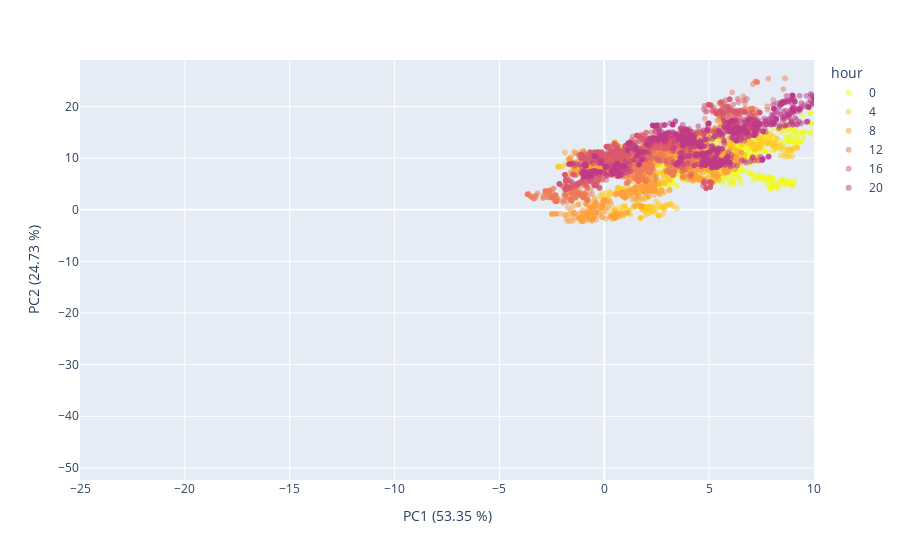
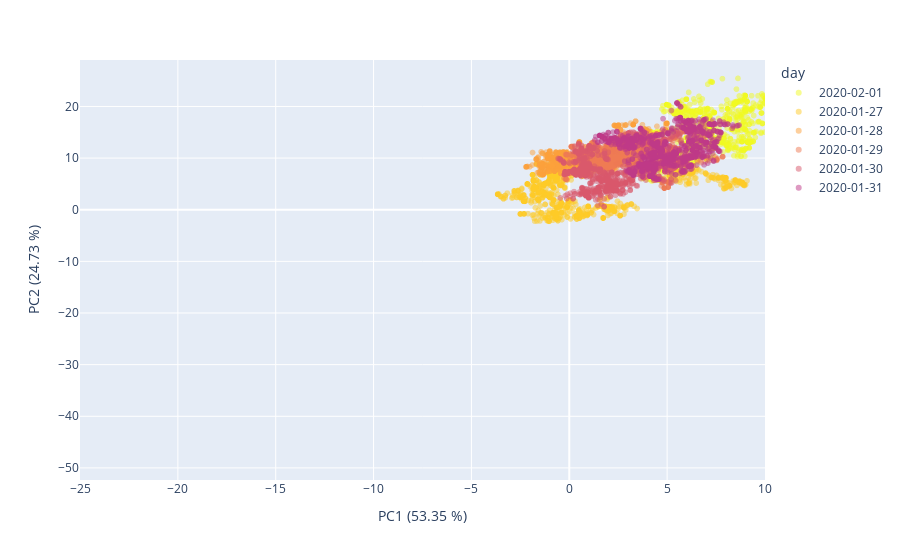

The cell these charts' notebook holds for them, in order:
### Markdown cell above
We build another PCA just to visually investigate the effect on no occupant data.

### Code cell
n_new_components = 2

if PANDAS:
    # new PCA on same dataset without 
    #transformed_data_without_first_component = pca_no_occupants.copy()
    # new PCA on filtered data
    transformed_data_without_first_component = pca_no_occupants[visual_days].copy()
    
    # removing first component of PCA by setting it to zero
    transformed_data_without_first_component[:,0] = 0

    # reprojecting data in original space without first component
    pca_after_corr = sklearn.decomposition.PCA(n_components=n_new_components)
    inv_transf = pca.inverse_transform(transformed_data_without_first_component)

    visual_data = pca_after_corr.fit_transform(inv_transf)
    var_new_proj = pca_after_corr.explained_variance_ratio_

if SPARK:
    # unzipping vectors inside the single column to multiple columns
    pca_no_occupants_unzipped = pca_no_occupants.withColumn("feature", vector_to_array("pcaFeatures")).select(["timestamp"]+[col("feature")[i] for i in range(n_components)])
    
    # zero-ing the first component of the pca, to remove it from re-projection in the original space
    pca_no_occupants_unzipped = pca_no_occupants_unzipped.withColumn('feature[0]',lit(0))
    
    # re-zipping features into single column
    invert_columns_to_convert = pca_no_occupants_unzipped.columns
    invert_columns_to_convert.remove('timestamp')
    assembler_invert = VectorAssembler(inputCols = invert_columns_to_convert, outputCol = 'pcaFeatures')
    pca_no_occupants_zipped = assembler_invert.transform(pca_no_occupants_unzipped)
    
    # re-projecting to the original space
    inv_transf = pca.inverse_transform(pca_no_occupants_zipped)

    # Define new PCA model
    pca_after_corr = PCAWrapper(k=n_new_components, inputCol="pcaFeatures", outputCol="pcaFeatures2", centering_data=True)
    
    # Fit the model to the data
    pca_after_corr = pca_after_corr.fit(pca_no_occupants_zipped)

    # Transform the data
    visual_data = pca_after_corr.transform(pca_no_occupants_zipped).toPandas()
    visual_data = np.array(visual_data['pcaFeatures2'].tolist())

    var_new_proj = pca_after_corr.explainedVariance
    
    visual_data =visual_data[visual_days]
    

visual_data_day_df = pd.DataFrame({'PC1':visual_data[:,1], 'PC2':visual_data[:,0], 'day':pd.to_datetime(no_occupants_filtered_df['timestamp'][visual_days]).dt.date})
visual_data_hours_df = pd.DataFrame({'PC1':visual_data[:,1], 'PC2':visual_data[:,0], 'hour':pd.to_datetime(no_occupants_filtered_df['timestamp'][visual_days]).dt.hour.astype('str')})

## Plot no occupant data after environmental correction by hour
fig = px.scatter(visual_data_hours_df, x='PC1', y='PC2', color='hour', opacity=0.5, color_discrete_sequence= px.colors.sequential.Plasma_r)
fig.update_traces(marker=dict(colorscale='Viridis'), selector=dict(type='scatter'))
fig.update_layout(
    xaxis_title="PC1 ({:.2f} %)".format(var_new_proj[0]*100),
    yaxis_title="PC2 ({:.2f} %)".format(var_new_proj[1]*100),
    xaxis_range=[x_min, x_max],
    yaxis_range=[y_min, y_max] 
)
fig.show()

## Plot no occupant data after environmental correction by day
fig = px.scatter(visual_data_day_df, x='PC1', y='PC2', color='day', opacity=0.5, color_discrete_sequence= px.colors.sequential.Plasma_r)
fig.update_traces(marker=dict(colorscale='Viridis'), selector=dict(type='scatter'))
fig.update_layout(
    xaxis_title="PC1 ({:.2f} %)".format(var_new_proj[0]*100),
    yaxis_title="PC2 ({:.2f} %)".format(var_new_proj[1]*100),
    xaxis_range=[x_min, x_max],
    yaxis_range=[y_min, y_max]   
)
fig.show()

### Figure 1 — Plotly figure (JSON) as saved in the notebook; plotly's stock layout.template omitted (floating-point values rounded to 4 significant figures; data arrays with more than 128 entries replaced by an {"elided": "..."} marker saying what was removed)
{"data": [{"hovertemplate": "hour=0<br>PC1=%{x}<br>PC2=%{y}<extra></extra>", "legendgroup": "0", "marker": {"color": "#f0f921", "opacity": 0.5, "symbol": "circle"}, "mode": "markers", "name": "0", "showlegend": true, "type": "scattergl", "x": {"elided": "1080 float values"}, "xaxis": "x", "y": {"elided": "1080 float values"}, "yaxis": "y"}, {"hovertemplate": "hour=4<br>PC1=%{x}<br>PC2=%{y}<extra></extra>", "legendgroup": "4", "marker": {"color": "#fdca26", "opacity": 0.5, "symbol": "circle"}, "mode": "markers", "name": "4", "showlegend": true, "type": "scattergl", "x": {"elided": "1080 float values"}, "xaxis": "x", "y": {"elided": "1080 float values"}, "yaxis": "y"}, {"hovertemplate": "hour=8<br>PC1=%{x}<br>PC2=%{y}<extra></extra>", "legendgroup": "8", "marker": {"color": "#fb9f3a", "opacity": 0.5, "symbol": "circle"}, "mode": "markers", "name": "8", "showlegend": true, "type": "scattergl", "x": {"elided": "1080 float values"}, "xaxis": "x", "y": {"elided": "1080 float values"}, "yaxis": "y"}, {"hovertemplate": "hour=12<br>PC1=%{x}<br>PC2=%{y}<extra></extra>", "legendgroup": "12", "marker": {"color": "#ed7953", "opacity": 0.5, "symbol": "circle"}, "mode": "markers", "name": "12", "showlegend": true, "type": "scattergl", "x": {"elided": "1080 float values"}, "xaxis": "x", "y": {"elided": "1080 float values"}, "yaxis": "y"}, {"hovertemplate": "hour=16<br>PC1=%{x}<br>PC2=%{y}<extra></extra>", "legendgroup": "16", "marker": {"color": "#d8576b", "opacity": 0.5, "symbol": "circle"}, "mode": "markers", "name": "16", "showlegend": true, "type": "scattergl", "x": {"elided": "1080 float values"}, "xaxis": "x", "y": {"elided": "1080 float values"}, "yaxis": "y"}, {"hovertemplate": "hour=20<br>PC1=%{x}<br>PC2=%{y}<extra></extra>", "legendgroup": "20", "marker": {"color": "#bd3786", "opacity": 0.5, "symbol": "circle"}, "mode": "markers", "name": "20", "showlegend": true, "type": "scattergl", "x": {"elided": "1080 float values"}, "xaxis": "x", "y": {"elided": "1080 float values"}, "yaxis": "y"}], "layout": {"autosize": true, "legend": {"title": {"text": "hour"}, "tracegroupgap": 0}, "margin": {"t": 60}, "xaxis": {"anchor": "y", "domain": [0, 1], "range": [-25, 10], "title": {"text": "PC1 (53.35 %)"}, "type": "linear"}, "yaxis": {"anchor": "x", "domain": [0, 1], "range": [-52.34, 29.0], "title": {"text": "PC2 (24.73 %)"}, "type": "linear"}}}

### Figure 2 — Plotly figure (JSON) as saved in the notebook; plotly's stock layout.template omitted (floating-point values rounded to 4 significant figures; data arrays with more than 128 entries replaced by an {"elided": "..."} marker saying what was removed)
{"data": [{"hovertemplate": "day=2020-02-01<br>PC1=%{x}<br>PC2=%{y}<extra></extra>", "legendgroup": "2020-02-01", "marker": {"color": "#f0f921", "opacity": 0.5, "symbol": "circle"}, "mode": "markers", "name": "2020-02-01", "showlegend": true, "type": "scattergl", "x": {"elided": "1080 float values"}, "xaxis": "x", "y": {"elided": "1080 float values"}, "yaxis": "y"}, {"hovertemplate": "day=2020-01-27<br>PC1=%{x}<br>PC2=%{y}<extra></extra>", "legendgroup": "2020-01-27", "marker": {"color": "#fdca26", "opacity": 0.5, "symbol": "circle"}, "mode": "markers", "name": "2020-01-27", "showlegend": true, "type": "scattergl", "x": {"elided": "1080 float values"}, "xaxis": "x", "y": {"elided": "1080 float values"}, "yaxis": "y"}, {"hovertemplate": "day=2020-01-28<br>PC1=%{x}<br>PC2=%{y}<extra></extra>", "legendgroup": "2020-01-28", "marker": {"color": "#fb9f3a", "opacity": 0.5, "symbol": "circle"}, "mode": "markers", "name": "2020-01-28", "showlegend": true, "type": "scattergl", "x": {"elided": "1080 float values"}, "xaxis": "x", "y": {"elided": "1080 float values"}, "yaxis": "y"}, {"hovertemplate": "day=2020-01-29<br>PC1=%{x}<br>PC2=%{y}<extra></extra>", "legendgroup": "2020-01-29", "marker": {"color": "#ed7953", "opacity": 0.5, "symbol": "circle"}, "mode": "markers", "name": "2020-01-29", "showlegend": true, "type": "scattergl", "x": {"elided": "1080 float values"}, "xaxis": "x", "y": {"elided": "1080 float values"}, "yaxis": "y"}, {"hovertemplate": "day=2020-01-30<br>PC1=%{x}<br>PC2=%{y}<extra></extra>", "legendgroup": "2020-01-30", "marker": {"color": "#d8576b", "opacity": 0.5, "symbol": "circle"}, "mode": "markers", "name": "2020-01-30", "showlegend": true, "type": "scattergl", "x": {"elided": "1080 float values"}, "xaxis": "x", "y": {"elided": "1080 float values"}, "yaxis": "y"}, {"hovertemplate": "day=2020-01-31<br>PC1=%{x}<br>PC2=%{y}<extra></extra>", "legendgroup": "2020-01-31", "marker": {"color": "#bd3786", "opacity": 0.5, "symbol": "circle"}, "mode": "markers", "name": "2020-01-31", "showlegend": true, "type": "scattergl", "x": {"elided": "1080 float values"}, "xaxis": "x", "y": {"elided": "1080 float values"}, "yaxis": "y"}], "layout": {"autosize": true, "legend": {"title": {"text": "day"}, "tracegroupgap": 0}, "margin": {"t": 60}, "xaxis": {"anchor": "y", "domain": [0, 1], "range": [-25, 10], "title": {"text": "PC1 (53.35 %)"}, "type": "linear"}, "yaxis": {"anchor": "x", "domain": [0, 1], "range": [-52.34, 29.0], "title": {"text": "PC2 (24.73 %)"}, "type": "linear"}}}
